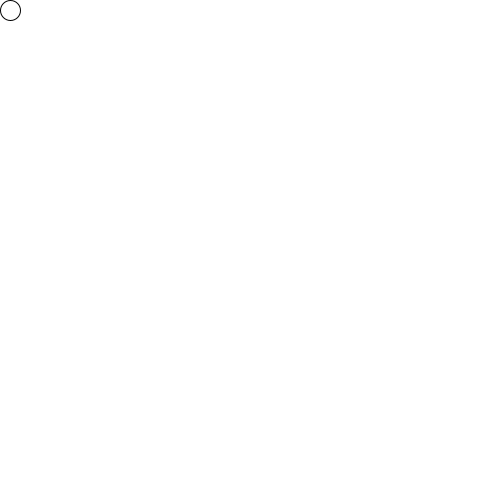
Frame 1 (no input)
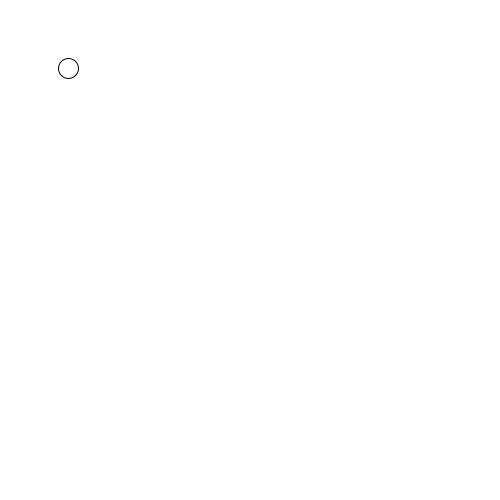
Frame 60 (the mouse pressed at the canvas centre just before this capture)
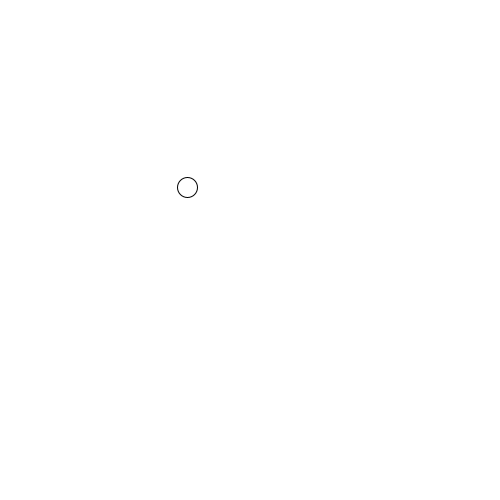
Frame 120 (the mouse held since frame 60 and released just before this capture)

The Processing sketch that drew these frames (run headless with seeded random() and noise(); from frame 60 on, the mouse is pressed at the canvas centre):

// Processing sketch: aa_ease_sin_in_out
// ── aa_ease_sin_in_out.pde
float counter = 0;
float step = .01;
float startX = 10;
float startY = 10;
float endX = 100.0;
float endY = 100.0;
float x = startX;
float y = startY;

void setup(){
  size(500,500);
}


void draw(){
  
  counter += step;
  counter = constrain(counter,0,1);
  
  float amt = (sin(counter*PI-HALF_PI)+1)*.5;
  //float amt = 1 - (cos(counter*PI)+1)*.5; // same as above

  x = lerp(startX,endX,amt);
  y = lerp(startY,endY,amt);
  
  
  background(255);
  ellipse(x,y,20,20);

}


void mousePressed(){
  startX = x;
  startY = y;
  endX = mouseX;
  endY = mouseY;
  counter = 0;
}
